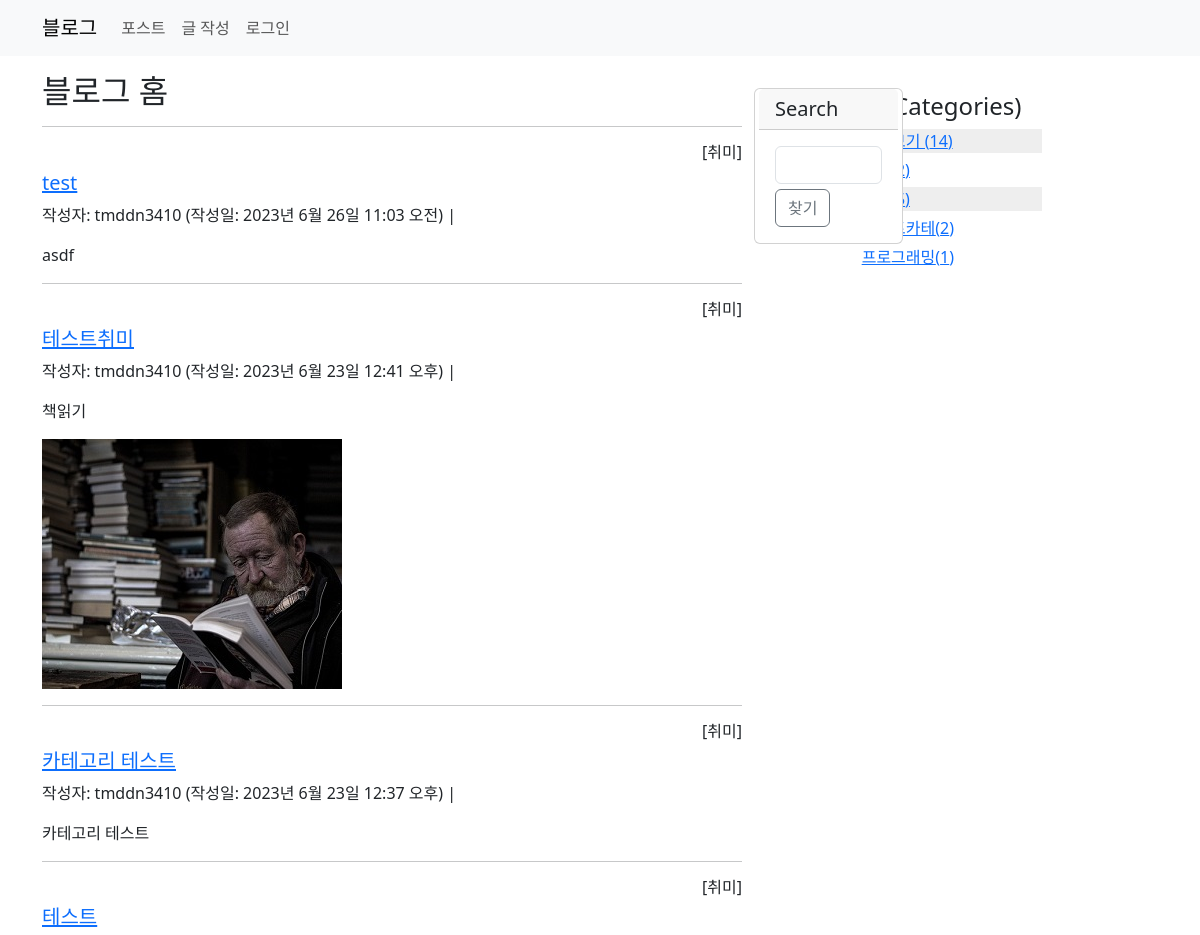
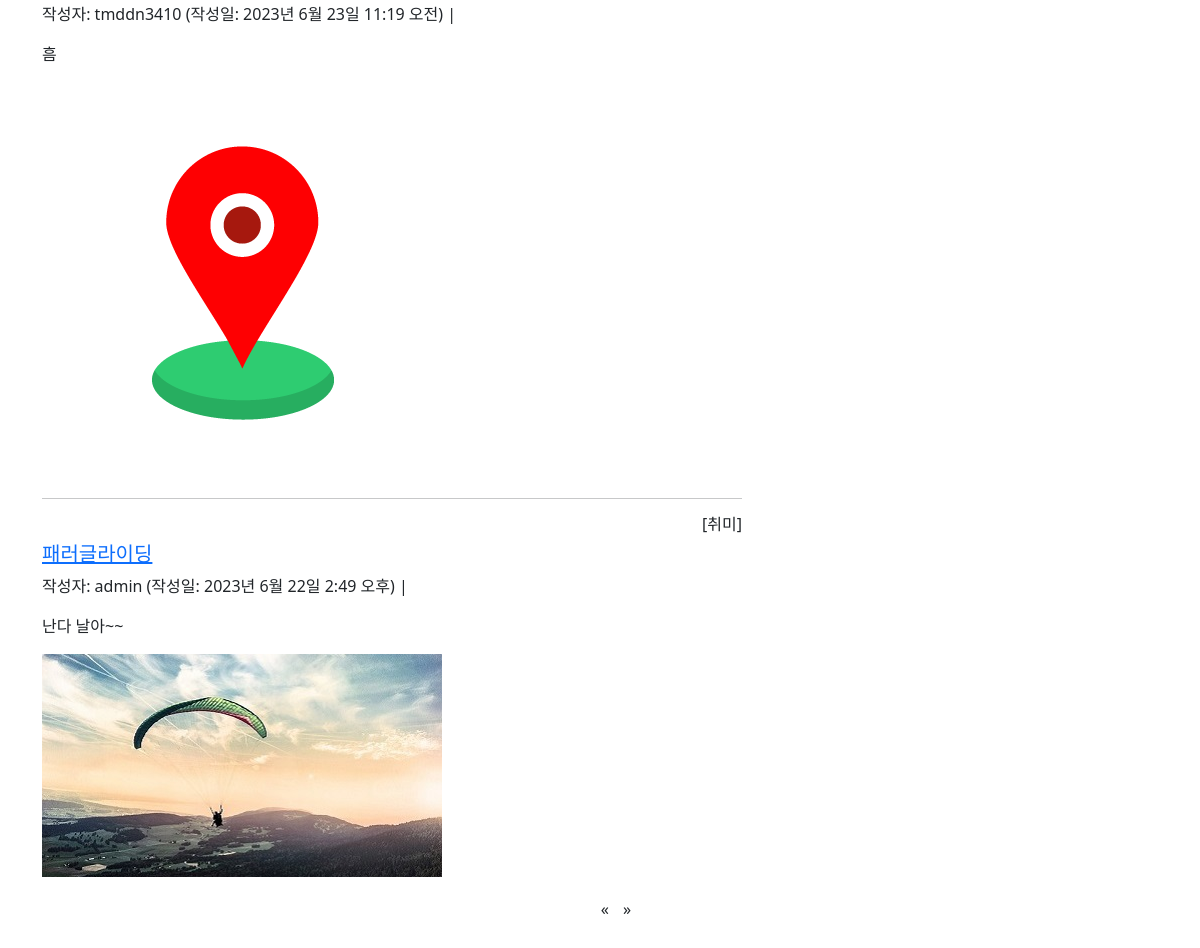
Page /blog/category/취미/ on the committed database (2 pictures, top to bottom).
### blog/models.py (models this page shows, shortened)
class Post(models.Model):
    author = models.ForeignKey(User, on_delete=models.CASCADE)
    title = models.CharField(max_length=200)
    content = models.TextField()
    pub_date = models.DateTimeField()
    modify_date = models.DateTimeField(null=True, blank=True)
    photo = models.ImageField(upload_to='blog/images/%Y/%m/%d',
                    null=True, blank=True)
    file = models.FileField(upload_to='blog/files/%Y/%m/%d',
                    null=True, blank=True)
    category = models.ForeignKey(Category, null=True, blank=True,
                    on_delete=models.SET_NULL)

class Category(models.Model):
    name = models.CharField(max_length=50, unique=True)  #카테고리 이름
    slug = models.SlugField(max_length=200, unique=True, allow_unicode=True)
    def __str__(self):
        return self.name
    def get_absolute_url(self):
        return reverse('blog:category_page', args=[self.slug])
    class Meta:
        ordering = ['name']
        verbose_name = 'category'
        verbose_name_plural = 'categories'

### blog/views.py (the view)
# urls.py: path('category/<str:slug>/', views.category_page, name='category_page'), # 카테고리
def category_page(request, slug):
    current_category = Category.objects.get(slug=slug)
    post_list = Post.objects.filter(category=current_category)  # 현재 카테고리의 포스트
    post_list = post_list.order_by('-pub_date')  # 날짜순 내림 차순
    post_list2 = Post.objects.all()
    categories = Category.objects.all()
    context = {
        'current_category': current_category,
        'post_list': post_list,
        'categories': categories,
        'total_post': len(post_list),
        'post_list2': len(post_list2)
    }
    return render(request, 'blog/post_list.html', context)

### templates/blog/post_list.html (shortened to what this page needs)
{% extends 'base.html' %}
{% load static %}
{% block content %}
<div class="container my-3">
  <section id="post_list">
      <h2>블로그 홈</h2>
      {% if post_list %}
        {% for post in post_list %}
            <hr>
            {% if post.category %}
                <h6 class="text-end">[{{ post.category }}]</h6>
            {% endif %}
            <h5>
                <a href="{% url 'blog:detail' post.id %}">{{ post.title }}</a>
            </h5>
            <p>
                작성자: {{ post.author }} (작성일: {{ post.pub_date }}) |
            </p>
                <p> {{ post.content | linebreaks }}
            {% if post.photo %}
                <img src="{{ post.photo.url }}">
            {% endif %}
        {% endfor %}
      {% else %}
        <p>포스트가 없습니다.</p>
      {% endif %}
  </section>
<div class="row">
    <div class="col-md-5" style="margin-right: 65px;">
        <div class="card my-3 px-1">
            <h5 class="card-header">Search</h5>
            <div class="card-body">
                <input type="text" class="kw form-control" value="{{kw}}">
                    <button type="button" id="btn_search" class="btn btn-outline-secondary" style="margin-top:5px;">찾기</button>
            </div>
        </div>
    </div>
    <div class="col-md-5">
        <aside>
            <h4>분류(Categories)</h4>
            <div>
                <ul>
                    <li style="background: #eee">
                        <a href="{% url 'blog:post_list' %}">
                            전체보기 ({{ post_list2 }})
                        </a>
                    </li>
                    {% for category in categories %}
                        {% if current_category.slug == category.slug %}
                            <li style="background: #eee">
                                <a href="{{ category.get_absolute_url }}">
                                    {{ category.name }}({{ category.post_set.count }})
                                </a>
                            </li>
                        {% else %}
                            <li>
                                <a href="{{ category.get_absolute_url }}">
                                    {{ category.name }}({{ category.post_set.count }})
                                </a>
                            </li>
                        {% endif %}
                    {% endfor %}
                </ul>
            </div>
        </aside>
    </div>
</div>
  <section id="paging">
      <ul>
      {% if post_list.has_previous %}
          <li><a href="?page={{ post_list.previous_page_number }}">&laquo;</a></li>
      {% else %}
          <li>&laquo;</li>
      {% endif %}
      {% if post_list.has_next %}
          <li><a href="?page={{ post_list.next_page_number }}">&raquo;</a></li>
      {% else %}
          <li>&raquo;</li>
      {% endif %}
      </ul>
  </section>
</div>
{% endblock %}

### static/blog/css/style.css (style rules this page uses)
a { text-decoration: none; }
ul li { list-style: none }
#post_list { width: 700px; float: left; }
aside { width: 200px; float: right; margin: 20px 100px 0 0; }
aside ul { padding-left: 20px; }
aside ul li { margin: 5px 0 }
#paging { width: 100%; clear: both; }
#paging ul { text-align: center; }
#paging ul li { display: inline-block; margin: 20px 5px; }

### rows in the picture
Post: category "취미", title "test", author "tmddn3410", pub_date "2023년 6월 26일 11:03 오전", content "asdf"
Post: category "취미", title "테스트취미", author "tmddn3410", pub_date "2023년 6월 23일 12:41 오후", content "책읽기", photo (picture)
Post: category "취미", title "카테고리 테스트", author "tmddn3410", pub_date "2023년 6월 23일 12:37 오후", content "카테고리 테스트"
Post: category "취미", title "테스트", author "tmddn3410", pub_date "2023년 6월 23일 11:19 오전", content "흠", photo (picture)
Post: category "취미", title "패러글라이딩", author "admin", pub_date "2023년 6월 22일 2:49 오후", content "난다 날아~~", photo (picture)
Category: post_set.count "2"
Category: name "프로그래밍", post_set.count "1"

### other values in the picture
{{ post_list2 }} "14"
